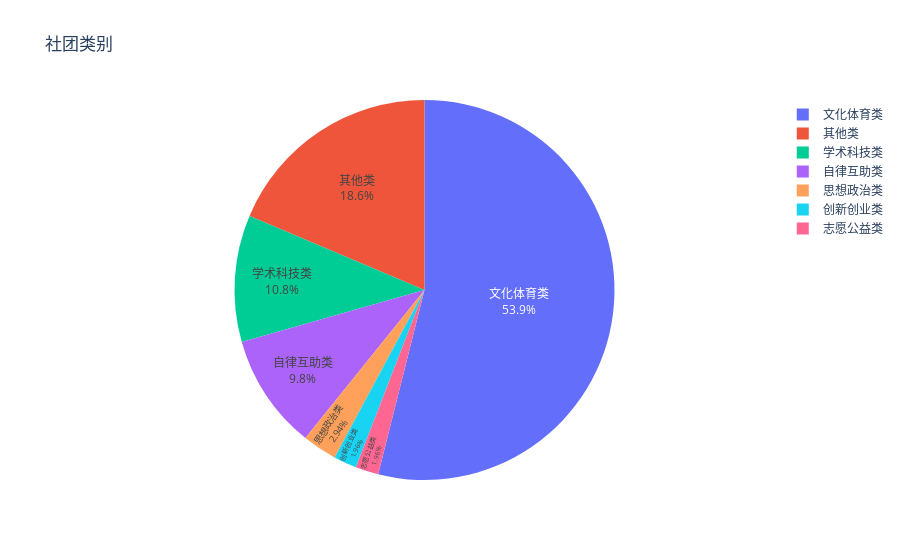

Source (notebook cell):
### Code cell
fig = px.pie(club_type_count, values='Count', names=club_type_count.index, title='社团类别')
fig.update_traces(textposition='inside', textinfo='percent+label')

### Figure 1 — Plotly figure (JSON) as saved in the notebook; plotly's stock layout.template omitted (floating-point values rounded to 4 significant figures)
{"data": [{"domain": {"x": [0, 1], "y": [0, 1]}, "hovertemplate": "Type=%{label}<br>Count=%{value}<extra></extra>", "labels": ["其他类", "创新创业类", "学术科技类", "志愿公益类", "思想政治类", "文化体育类", "自律互助类"], "legendgroup": "", "name": "", "showlegend": true, "textinfo": "percent+label", "textposition": "inside", "type": "pie", "values": [19, 2, 11, 2, 3, 55, 10]}], "layout": {"autosize": true, "legend": {"tracegroupgap": 0}, "title": {"text": "社团类别"}}}
